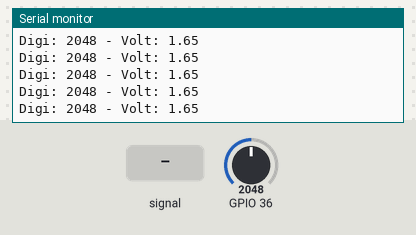
Bench run of a sketch on a simulated ESP32. Shown: the last lines printed to the serial monitor. The inputs (shaded band) are chosen by the test bench; at power-on: GPIO 36 = 2048.

Above: at 2.2 s.
2.3 s: GPIO 36 fed a 200 Hz sine of ±1842 counts around its level
At 3.3 s:
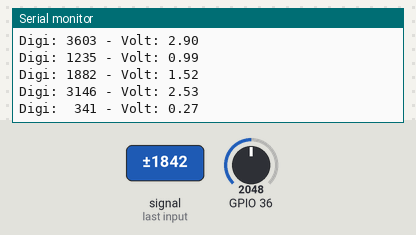
3.8 s: GPIO 36 set to 2866
At 4.7 s:
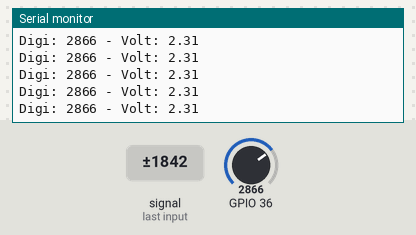
Timing chart, 0 to 6.2 s (numbered marks = the images above; inputs shaded):
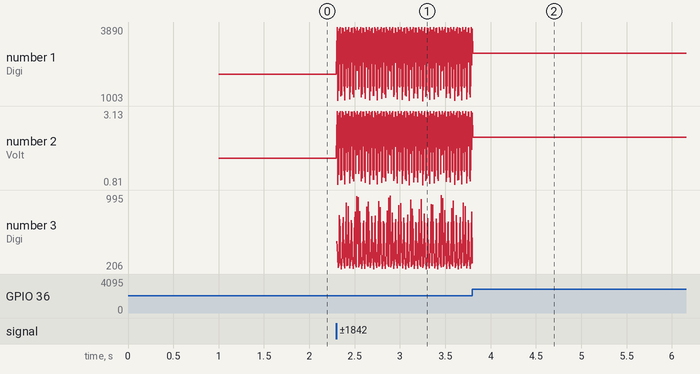

The sketch:

mit_und_ohne_kommat11a.ino
```cpp
/*
 * Aufgabe: Zusätzlich zum Digitalwert und der Prozentangabe,
 * soll zusätzlich die Spannung mit zwei Nachkommastellen
 * ausgegeben werden.
 * Beispiele:
 * Digitalwert = 4095 - Prozent: 100,0% - Spannung: 3,30V
 * Digitalwert =    0 - Prozent:   0,0% - Spannung: 0,00V
 */
void setup()
{
  Serial.begin(115200);
  delay(1000);
  Serial.printf("2022 10 10 - Fech - Musterlösung");
}

void loop()
{
  //loesung_mit_punkt();
  //loesung_mit_komma();

  printPoti();

  int digi = getPotiDigi();
  float prozent = getPotiProzent();
}

float getPotiProzent()
{
  float prozent  = mapFloat(getPotiDigi(), 0, 4095, 0, 100);
  return prozent;
}

int getPotiDigi()
{
  return analogRead(A0);
}

void printPoti()
{
  int digi    = analogRead(A0);
  float volt  = mapFloat(digi, 0, 4095, 0, 3.3);
  Serial.printf("Digi: %4i - Volt: %3.2f\n", digi, volt);
}

float mapFloat(int x, int xMin, int xMax, float yMin, float yMax)
{
  float erg = (float)map(x, xMin, xMax, (yMin*1000.0), (yMax*1000.0)) / 1000.0;
  return erg;
}

void loesung_mit_komma()
{
  int   digi;
  float prozent;
  int   prozent_vorkomma, prozent_nachkomma;
  float volt;
  int   volt_vorkomma, volt_nachkomma;

  digi    = analogRead(A0);
  prozent = (float)map(digi, 0, 4095, 0, 100*10) / 10.0;  // z.B. 50.29
  prozent_vorkomma  = (int)prozent;                       // 50
  prozent_nachkomma = (int)((prozent - (float)prozent_vorkomma) * 10.0);
                            // 50.29 - 50.0 -> 0.29 -> 0.29 * 10.0 -> 2.9 -> 2

  volt    = (float)map(digi, 0, 4095, 0, 330) / 100.0;
  volt_vorkomma  = (int)volt;
  volt_nachkomma = (int)((volt - (float)volt_vorkomma) * 100.0);


  Serial.printf("Digitalwert = %4i - Prozent: %i,%i%% - Spannung: %i,%iV\n",
           digi, prozent_vorkomma, prozent_nachkomma, volt_vorkomma, volt_nachkomma);
                                  // 0.29 -> 2.9 -> 2
  Serial.printf("Digitalwert = %4i - Prozent: %i,%.0f%% - Spannung: %i,%iV\n",
           digi, prozent_vorkomma, (prozent-prozent_vorkomma)*10, volt_vorkomma, volt_nachkomma);
                                  // 50.29-50.00 -> 0.29 -> 0.29 -> 2.9 -> 3

  char buf[50];
  sprintf(buf, "Digitalwert = %4i - Prozent: %5.1f%% - Spannung: %4.2fV\n", digi, prozent, volt);
  String meinString = String(buf);
  meinString.replace(".", ",");
  Serial.printf("%s", meinString.c_str());
}

/*void loesung_mit_punkt()
{
  int digi;
  float prozent;
  float volt;

  digi    = analogRead(A0);
  prozent = (float)map(digi, 0, 4095, 0, 100*10) / 10.0;
  volt    = (float)map(digi, 0, 4095, 0, 330) / 100.0;

  Serial.printf("Digitalwert = %4i - Prozent: %5.1f%% - Spannung: %4.2fV\n", digi, prozent, volt);
}
*/
```

Measured:
- after the input at 2.3 s, the serial monitor: prints a new line at once (image 1)
- plotted number 1: 2048 → 3814 after the input at 2.3 s
- plotted number 2: 1.65 → 3.07 after the input at 2.3 s
